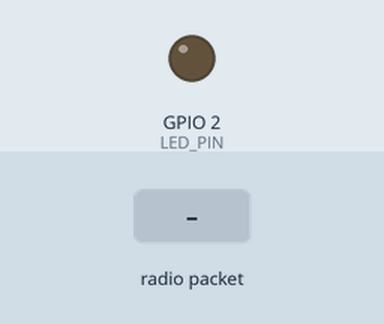
The sketch below on a simulated ESP32. On the bench: output pins drawn as LEDs (lit = HIGH). The test bench sets the inputs (shaded band). WiFi joins after 1.5 s; servers stay silent unless stated; no radio packets arrive unless stated; no MQTT or app messages arrive unless stated; what the sketch prints to the serial monitor is not drawn.

Above: at 2.7 s.
2.8 s: radio packet "PKT:" arrives
At 3.4 s:
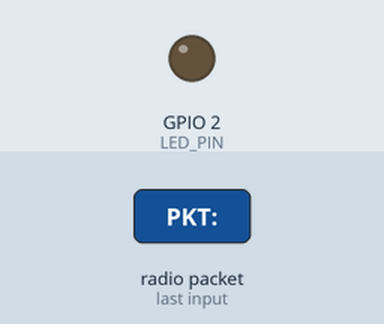
4.3 s: radio packet "," arrives
At 5.5 s:
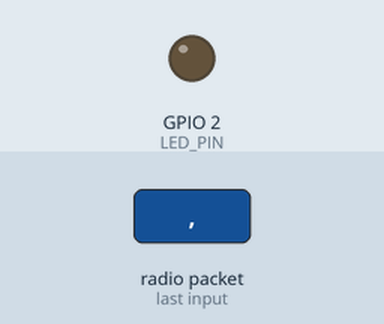
5.8 s: radio packet "1" arrives
At 6.8 s:
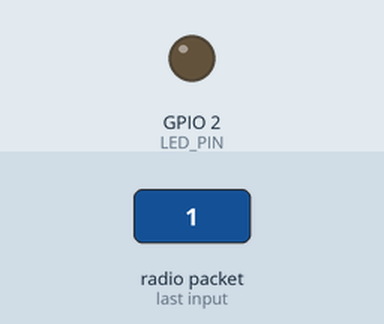
Timing chart, 0 to 8.8 s (numbered marks = the images above; inputs shaded):
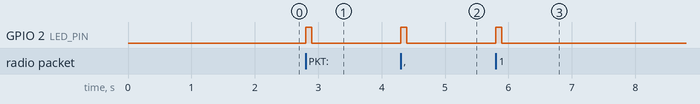

The sketch:

RX_1.ino
```cpp
#include <SPI.h>
#include <LoRa.h>
#include <WiFi.h>
#include <PubSubClient.h>

// ================= PIN DEFINITIONS =================
#define NSS   5
#define RST   14
#define DIO0  26
#define LED_PIN 2   // D2 LED

// ================= WIFI CONFIGURATION =================
const char* ssid = "Aditya";          // Your WiFi/Hotspot Name
const char* password = "asmbhav@9";   // Your WiFi Password

// ================= MQTT CONFIGURATION =================
const char* mqtt_server = "192.168.43.86";  // UPDATE THIS IP TO YOUR PC'S IP!
const int   mqtt_port = 1883;
const char* mqtt_topic = "rocket/telemetry";

WiFiClient espClient;
PubSubClient mqttClient(espClient);

// ================= STATE VARIABLES =================
unsigned long lastReconnectAttempt = 0;
unsigned long packetCount = 0;
bool wifiConnected = false;
bool mqttConnected = false;

// ================= WIFI CONNECTION =================
void connectWiFi() {
  Serial.println("\n[WiFi] Connecting to WiFi...");
  WiFi.begin(ssid, password);

  int attempts = 0;
  while (WiFi.status() != WL_CONNECTED && attempts < 20) {
    delay(500);
    Serial.print(".");
    attempts++;
  }

  if (WiFi.status() == WL_CONNECTED) {
    wifiConnected = true;
    Serial.println("\n[WiFi] Connected!");
    Serial.print("[WiFi] IP Address: ");
    Serial.println(WiFi.localIP());
  } else {
    wifiConnected = false;
    Serial.println("\n[WiFi] Connection FAILED!");
  }
}

// ================= MQTT CONNECTION =================
void connectMQTT() {
  if (!wifiConnected) return;

  Serial.print("[MQTT] Connecting to broker...");

  if (mqttClient.connect("ESP32_EKLAVYA_RX")) {
    mqttConnected = true;
    Serial.println("Connected!");
  } else {
    mqttConnected = false;
    Serial.print("FAILED! rc=");
    Serial.println(mqttClient.state());
  }
}

// ================= SETUP =================
void setup() {
  Serial.begin(115200);
  pinMode(LED_PIN, OUTPUT);
  digitalWrite(LED_PIN, LOW);

  Serial.println("\n========================================");
  Serial.println("ESP32 LoRa Receiver + MQTT Publisher");
  Serial.println("GPS + MPU6050 System");
  Serial.println("========================================\n");

  // ---------- LoRa Initialization ----------
  LoRa.setPins(NSS, RST, DIO0);

  if (!LoRa.begin(433E6)) {
    Serial.println("[LoRa] Init FAILED!");
    while (1) {
      digitalWrite(LED_PIN, HIGH);
      delay(100);
      digitalWrite(LED_PIN, LOW);
      delay(100);
    }
  }

  // ===== MATCH TRANSMITTER SETTINGS =====
  LoRa.setSpreadingFactor(10);      // SF10 (matches Tx)
  LoRa.setSignalBandwidth(125E3);   // 125 kHz (matches Tx)
  LoRa.setCodingRate4(5);           // CR 4/5 (matches Tx)

  Serial.println("[LoRa] Initialized successfully!");
  Serial.println("[LoRa] Frequency: 433 MHz");
  Serial.println("[LoRa] Spreading Factor: 10");
  Serial.println("[LoRa] Bandwidth: 125 kHz");
  Serial.println("[LoRa] Coding Rate: 4/5\n");

  // ---------- WiFi Connection ----------
  connectWiFi();

  // ---------- MQTT Setup ----------
  if (wifiConnected) {
    mqttClient.setServer(mqtt_server, mqtt_port);
    mqttClient.setBufferSize(1024);
    connectMQTT();
  }

  Serial.println("\n========================================");
  Serial.println("System Ready - Waiting for packets...");
  Serial.println("========================================\n");
}

// ================= PARSE PKT DATA AND CREATE JSON =================
String parseAndCreateJSON(String pktData, int rssi, float snr) {
  // Expected format from transmitter: PKT:packetNo,lat,lon,alt,ax,ay,az,gx,gy,gz
  // Example: PKT:1,28.123456,77.654321,100.50,0.12,-0.05,9.81,0.001,0.002,-0.001

  // Remove "PKT:" prefix if present
  String csvData = pktData;
  if (csvData.startsWith("PKT:")) {
    csvData = csvData.substring(4);
  }

  int fieldIndex = 0;
  String fields[10];  // Only 10 fields now: pktNo, lat, lon, alt, ax, ay, az, gx, gy, gz
  int lastComma = -1;

  // Parse CSV
  for (int i = 0; i < csvData.length(); i++) {
    if (csvData[i] == ',' || i == csvData.length() - 1) {
      if (i == csvData.length() - 1 && csvData[i] != ',') {
        fields[fieldIndex] = csvData.substring(lastComma + 1);
      } else {
        fields[fieldIndex] = csvData.substring(lastComma + 1, i);
      }
      lastComma = i;
      fieldIndex++;
      if (fieldIndex >= 10) break;
    }
  }

  // Build JSON payload matching backend expectations
  String json = "{";
  json += "\"version\":\"1.0\",";
  json += "\"mission\":\"EKLAVYA_LIVE\",";
  json += "\"timestamp_ms\":" + String(millis()) + ",";

  // Packet info
  json += "\"packet\":{\"count\":" + fields[0] + "},";

  // GPS data
  json += "\"gps\":{";
  json += "\"latitude\":" + fields[1] + ",";
  json += "\"longitude\":" + fields[2] + ",";
  json += "\"altitude_m\":" + fields[3] + ",";
  json += "\"valid\":true},";

  // IMU data (MPU6050)
  json += "\"imu\":{";
  json += "\"acceleration\":{";
  json += "\"x_mps2\":" + fields[4] + ",";
  json += "\"y_mps2\":" + fields[5] + ",";
  json += "\"z_mps2\":" + fields[6] + "},";
  json += "\"gyroscope\":{";
  json += "\"x_rps\":" + fields[7] + ",";
  json += "\"y_rps\":" + fields[8] + ",";
  json += "\"z_rps\":" + fields[9] + "},";
  json += "\"calibrated\":true},";

  // BMP280 - Use GPS altitude as fallback since we don't have BMP
  json += "\"bmp280\":{";
  json += "\"temperature_c\":25.0,";      // Default/placeholder
  json += "\"pressure_hpa\":1013.25,";    // Default/placeholder
  json += "\"altitude_m\":" + fields[3] + ",";  // Use GPS altitude
  json += "\"calibrated\":false},";

  // Structure sensors - Placeholder data
  json += "\"structure\":{";
  json += "\"thermocouple_c\":0.0,";
  json += "\"strain_microstrain\":0.0},";

  // Radio signal quality
  json += "\"radio\":{";
  json += "\"rssi_dbm\":" + String(rssi) + ",";
  json += "\"snr_db\":" + String(snr, 2) + "}";
  json += "}";

  return json;
}

// ================= MAIN LOOP =================
void loop() {
  // Maintain MQTT connection
  if (wifiConnected && mqttConnected) {
    if (!mqttClient.connected()) {
      unsigned long now = millis();
      if (now - lastReconnectAttempt > 5000) {
        lastReconnectAttempt = now;
        connectMQTT();
      }
    } else {
      mqttClient.loop();
    }
  }

  // Check for LoRa packets
  int packetSize = LoRa.parsePacket();
  if (packetSize) {
    digitalWrite(LED_PIN, HIGH);

    // Read received data
    String received = "";
    while (LoRa.available()) {
      received += (char)LoRa.read();
    }

    // Read RSSI & SNR
    int rssi = LoRa.packetRssi();
    float snr = LoRa.packetSnr();

    // Print raw packet data
    Serial.println("\n--- PACKET RECEIVED ---");
    Serial.print("Raw Data: ");
    Serial.println(received);
    Serial.print("RSSI: ");
    Serial.print(rssi);
    Serial.print(" dBm | SNR: ");
    Serial.print(snr);
    Serial.println(" dB");

    // Create JSON payload
    String jsonPayload = parseAndCreateJSON(received, rssi, snr);

    Serial.println("\nJSON Payload:");
    Serial.println(jsonPayload);

    // Publish to MQTT
    if (wifiConnected && mqttConnected) {
      bool success = mqttClient.publish(mqtt_topic, jsonPayload.c_str(), false);

      if (success) {
        Serial.println("\n✓ MQTT Published Successfully!");
      } else {
        Serial.println("\n✗ MQTT Publish FAILED!");
      }
    } else {
      Serial.println("\n⚠ MQTT Not Connected - Skipping publish");
      if (!wifiConnected) Serial.println("  Reason: WiFi disconnected");
      if (!mqttConnected) Serial.println("  Reason: MQTT disconnected");
    }

    Serial.println("----------------------\n");

    packetCount++;
    delay(50);
    digitalWrite(LED_PIN, LOW);
  }
}
```

Measured:
- after the input at 2.8 s, GPIO 2 (LED_PIN): LOW → HIGH at once, → LOW 0.10 s later
- after the input at 4.3 s, GPIO 2 (LED_PIN): LOW → HIGH at once, → LOW 0.10 s later
- after the input at 5.8 s, GPIO 2 (LED_PIN): LOW → HIGH at once, → LOW 0.10 s later
